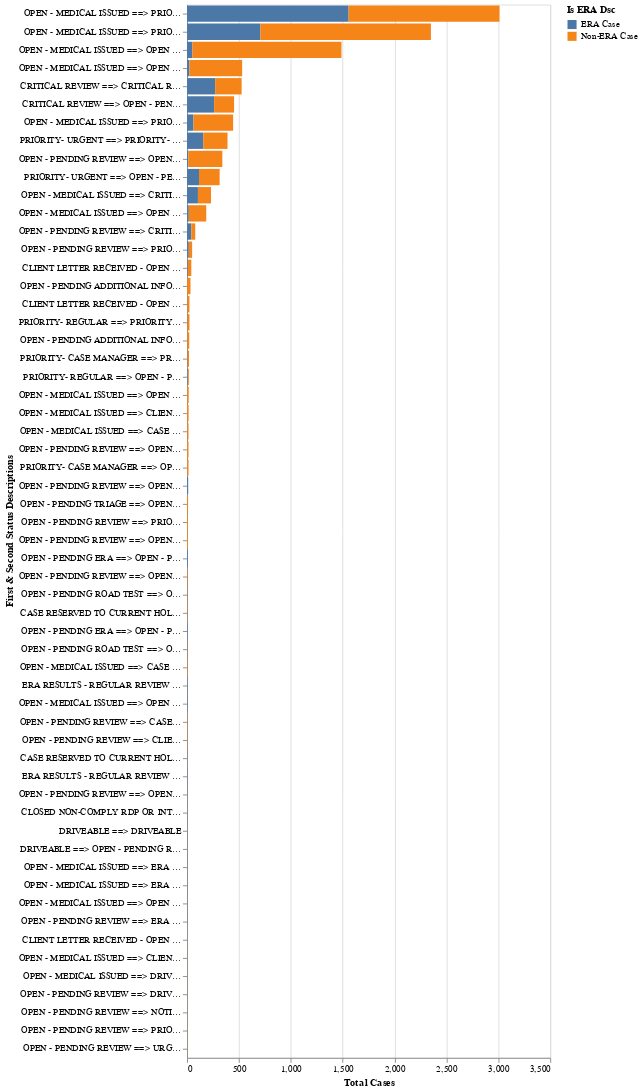

The notebook cell this image was saved under:
### Markdown cell above
## Looking at cases grouped by First and Second Statuses combined

### Code cell
#hide

aggregation = {
    'Case Count': ('STATUS_COUNT','size'),
    'Total Status Change Count': ('STATUS_COUNT','sum')
}
case_summary_data_by_status_type = cases2018_df.groupby(['Is ERA Dsc', 'First & Second Status Descriptions']) \
.agg(** aggregation).reset_index()

print(f"Total Case Count: {case_summary_data_by_status_type['Case Count'].sum():,.0f}" )
print(f"Total Status Change Count: {case_summary_data_by_status_type['Total Status Change Count'].sum():,.0f}" )

bar1 = alt.Chart(case_summary_data_by_status_type).mark_bar().encode(
    alt.X('sum(Case Count):Q', title="Total Cases"),
    y= alt.Y('First & Second Status Descriptions',
            sort=alt.EncodingSortField(
                field="Case Count", op="sum",
                order="descending"
                )
            ),
    color='Is ERA Dsc', 
    #x = alt.X('Case Count', aggregate='sum', type='quantitative'),
    tooltip=['First & Second Status Descriptions', 'sum(Case Count):Q'],
    #row='SECOND_CASE_STATUS_CD:N'
)
bar1

### Figure 1 — Vega-Lite specification as saved in the notebook (floating-point values rounded to 4 significant figures)
{"config": {"view": {"continuousWidth": 400, "continuousHeight": 300}}, "data": {"name": "data-347e2762b386b11887f18da058c83393"}, "mark": "bar", "encoding": {"color": {"type": "nominal", "field": "Is ERA Dsc"}, "tooltip": [{"type": "nominal", "field": "First & Second Status Descriptions"}, {"type": "quantitative", "aggregate": "sum", "field": "Case Count"}], "x": {"type": "quantitative", "aggregate": "sum", "field": "Case Count", "title": "Total Cases"}, "y": {"type": "nominal", "field": "First & Second Status Descriptions", "sort": {"field": "Case Count", "op": "sum", "order": "descending"}}}, "$schema": "https://vega.github.io/schema/vega-lite/v4.8.1.json", "datasets": {"data-347e2762b386b11887f18da058c83393": [{"Is ERA Dsc": "ERA Case", "First & Second Status Descriptions": "CASE RESERVED TO CURRENT HOLDER ==> CASE RESERVED TO CURRENT HOLDER", "Case Count": 1, "Total Status Change Count": 6}, {"Is ERA Dsc": "ERA Case", "First & Second Status Descriptions": "CASE RESERVED TO CURRENT HOLDER ==> OPEN - PENDING REVIEW", "Case Count": 1, "Total Status Change Count": 5}, {"Is ERA Dsc": "ERA Case", "First & Second Status Descriptions": "CLIENT LETTER RECEIVED - OPEN ==> CLIENT LETTER RECEIVED - OPEN", "Case Count": 7, "Total Status Change Count": 40}, {"Is ERA Dsc": "ERA Case", "First & Second Status Descriptions": "CLIENT LETTER RECEIVED - OPEN ==> OPEN - PENDING REVIEW", "Case Count": 2, "Total Status Change Count": 15}, {"Is ERA Dsc": "ERA Case", "First & Second Status Descriptions": "CLOSED NON-COMPLY RDP OR INTERLOCK ==> OPEN - PENDING REVIEW", "Case Count": 1, "Total Status Change Count": 14}, {"Is ERA Dsc": "ERA Case", "First & Second Status Descriptions": "CRITICAL REVIEW ==> CRITICAL REVIEW", "Case Count": 271, "Total Status Change Count": 1647}, {"Is ERA Dsc": "ERA Case", "First & Second Status Descriptions": "CRITICAL REVIEW ==> OPEN - PENDING REVIEW", "Case Count": 261, "Total Status Change Count": 1570}, {"Is ERA Dsc": "ERA Case", "First & Second Status Descriptions": "DRIVEABLE ==> DRIVEABLE", "Case Count": 1, "Total Status Change Count": 6}, {"Is ERA Dsc": "ERA Case", "First & Second Status Descriptions": "DRIVEABLE ==> OPEN - PENDING REVIEW", "Case Count": 1, "Total Status Change Count": 8}, {"Is ERA Dsc": "ERA Case", "First & Second Status Descriptions": "ERA RESULTS - REGULAR REVIEW ==> ERA RESULTS - REGULAR REVIEW", "Case Count": 2, "Total Status Change Count": 5}, {"Is ERA Dsc": "ERA Case", "First & Second Status Descriptions": "ERA RESULTS - REGULAR REVIEW ==> OPEN - PENDING REVIEW", "Case Count": 3, "Total Status Change Count": 7}, {"Is ERA Dsc": "ERA Case", "First & Second Status Descriptions": "OPEN - MEDICAL ISSUED ==> CASE RESERVED TO CURRENT HOLDER", "Case Count": 2, "Total Status Change Count": 16}, {"Is ERA Dsc": "ERA Case", "First & Second Status Descriptions": "OPEN - MEDICAL ISSUED ==> CRITICAL REVIEW", "Case Count": 105, "Total Status Change Count": 635}, {"Is ERA Dsc": "ERA Case", "First & Second Status Descriptions": "OPEN - MEDICAL ISSUED ==> ERA RESULTS - IMMEDIATE REVIEW", "Case Count": 1, "Total Status Change Count": 2}, {"Is ERA Dsc": "ERA Case", "First & Second Status Descriptions": "OPEN - MEDICAL ISSUED ==> ERA RESULTS - REGULAR REVIEW", "Case Count": 1, "Total Status Change Count": 5}, {"Is ERA Dsc": "ERA Case", "First & Second Status Descriptions": "OPEN - MEDICAL ISSUED ==> OPEN - MEDICAL ISSUED", "Case Count": 1, "Total Status Change Count": 7}, {"Is ERA Dsc": "ERA Case", "First & Second Status Descriptions": "OPEN - MEDICAL ISSUED ==> OPEN - PENDING ADDITIONAL INFORMATION", "Case Count": 23, "Total Status Change Count": 182}, {"Is ERA Dsc": "ERA Case", "First & Second Status Descriptions": "OPEN - MEDICAL ISSUED ==> OPEN - PENDING ERA", "Case Count": 3, "Total Status Change Count": 14}, {"Is ERA Dsc": "ERA Case", "First & Second Status Descriptions": "OPEN - MEDICAL ISSUED ==> OPEN - PENDING REVIEW", "Case Count": 52, "Total Status Change Count": 371}, {"Is ERA Dsc": "ERA Case", "First & Second Status Descriptions": "OPEN - MEDICAL ISSUED ==> OPEN - PENDING ROAD TEST", "Case Count": 1, "Total Status Change Count": 10}, {"Is ERA Dsc": "ERA Case", "First & Second Status Descriptions": "OPEN - MEDICAL ISSUED ==> OPEN - PENDING TRIAGE", "Case Count": 17, "Total Status Change Count": 128}, {"Is ERA Dsc": "ERA Case", "First & Second Status Descriptions": "OPEN - MEDICAL ISSUED ==> PRIORITY- CASE MANAGER", "Case Count": 62, "Total Status Change Count": 352}, {"Is ERA Dsc": "ERA Case", "First & Second Status Descriptions": "OPEN - MEDICAL ISSUED ==> PRIORITY- REGULAR", "Case Count": 707, "Total Status Change Count": 3715}, {"Is ERA Dsc": "ERA Case", "First & Second Status Descriptions": "OPEN - MEDICAL ISSUED ==> PRIORITY- URGENT", "Case Count": 1557, "Total Status Change Count": 7527}, {"Is ERA Dsc": "ERA Case", "First & Second Status Descriptions": "OPEN - PENDING ADDITIONAL INFORMATION ==> OPEN - PENDING ADDITIONAL INFORMATION", "Case Count": 1, "Total Status Change Count": 8}, {"Is ERA Dsc": "ERA Case", "First & Second Status Descriptions": "OPEN - PENDING ADDITIONAL INFORMATION ==> OPEN - PENDING REVIEW", "Case Count": 2, "Total Status Change Count": 13}, {"Is ERA Dsc": "ERA Case", "First & Second Status Descriptions": "OPEN - PENDING ERA ==> OPEN - PENDING ERA", "Case Count": 7, "Total Status Change Count": 28}, {"Is ERA Dsc": "ERA Case", "First & Second Status Descriptions": "OPEN - PENDING ERA ==> OPEN - PENDING REVIEW", "Case Count": 4, "Total Status Change Count": 22}, {"Is ERA Dsc": "ERA Case", "First & Second Status Descriptions": "OPEN - PENDING REVIEW ==> CRITICAL REVIEW", "Case Count": 41, "Total Status Change Count": 272}, {"Is ERA Dsc": "ERA Case", "First & Second Status Descriptions": "OPEN - PENDING REVIEW ==> ERA RESULTS - REGULAR REVIEW", "Case Count": 1, "Total Status Change Count": 2}, {"Is ERA Dsc": "ERA Case", "First & Second Status Descriptions": "OPEN - PENDING REVIEW ==> OPEN - PENDING ADDITIONAL INFORMATION", "Case Count": 12, "Total Status Change Count": 89}, {"Is ERA Dsc": "ERA Case", "First & Second Status Descriptions": "OPEN - PENDING REVIEW ==> OPEN - PENDING ERA", "Case Count": 11, "Total Status Change Count": 41}, {"Is ERA Dsc": "ERA Case", "First & Second Status Descriptions": "OPEN - PENDING REVIEW ==> OPEN - PENDING REVIEW", "Case Count": 1, "Total Status Change Count": 4}, {"Is ERA Dsc": "ERA Case", "First & Second Status Descriptions": "OPEN - PENDING REVIEW ==> OPEN - PENDING ROAD TEST", "Case Count": 1, "Total Status Change Count": 6}, {"Is ERA Dsc": "ERA Case", "First & Second Status Descriptions": "OPEN - PENDING REVIEW ==> OPEN - PENDING TRIAGE", "Case Count": 1, "Total Status Change Count": 7}, {"Is ERA Dsc": "ERA Case", "First & Second Status Descriptions": "OPEN - PENDING REVIEW ==> PRIORITY- URGENT", "Case Count": 17, "Total Status Change Count": 128}, {"Is ERA Dsc": "ERA Case", "First & Second Status Descriptions": "OPEN - PENDING ROAD TEST ==> OPEN - PENDING REVIEW", "Case Count": 2, "Total Status Change Count": 13}, {"Is ERA Dsc": "ERA Case", "First & Second Status Descriptions": "OPEN - PENDING ROAD TEST ==> OPEN - PENDING ROAD TEST", "Case Count": 2, "Total Status Change Count": 14}, {"Is ERA Dsc": "ERA Case", "First & Second Status Descriptions": "OPEN - PENDING TRIAGE ==> OPEN - PENDING TRIAGE", "Case Count": 1, "Total Status Change Count": 8}, {"Is ERA Dsc": "ERA Case", "First & Second Status Descriptions": "PRIORITY- CASE MANAGER ==> OPEN - PENDING REVIEW", "Case Count": 1, "Total Status Change Count": 10}, {"Is ERA Dsc": "ERA Case", "First & Second Status Descriptions": "PRIORITY- CASE MANAGER ==> PRIORITY- CASE MANAGER", "Case Count": 4, "Total Status Change Count": 27}, {"Is ERA Dsc": "ERA Case", "First & Second Status Descriptions": "PRIORITY- REGULAR ==> OPEN - PENDING REVIEW", "Case Count": 7, "Total Status Change Count": 51}, {"Is ERA Dsc": "ERA Case", "First & Second Status Descriptions": "PRIORITY- REGULAR ==> PRIORITY- REGULAR", "Case Count": 3, "Total Status Change Count": 18}, {"Is ERA Dsc": "ERA Case", "First & Second Status Descriptions": "PRIORITY- URGENT ==> OPEN - PENDING REVIEW", "Case Count": 115, "Total Status Change Count": 787}, {"Is ERA Dsc": "ERA Case", "First & Second Status Descriptions": "PRIORITY- URGENT ==> PRIORITY- URGENT", "Case Count": 156, "Total Status Change Count": 1090}, {"Is ERA Dsc": "Non-ERA Case", "First & Second Status Descriptions": "CASE RESERVED TO CURRENT HOLDER ==> CASE RESERVED TO CURRENT HOLDER", "Case Count": 3, "Total Status Change Count": 14}, {"Is ERA Dsc": "Non-ERA Case", "First & Second Status Descriptions": "CASE RESERVED TO CURRENT HOLDER ==> OPEN - PENDING REVIEW", "Case Count": 1, "Total Status Change Count": 4}, {"Is ERA Dsc": "Non-ERA Case", "First & Second Status Descriptions": "CLIENT LETTER RECEIVED - OPEN ==> CLIENT LETTER RECEIVED - OPEN", "Case Count": 34, "Total Status Change Count": 118}, {"Is ERA Dsc": "Non-ERA Case", "First & Second Status Descriptions": "CLIENT LETTER RECEIVED - OPEN ==> OPEN - PENDING REVIEW", "Case Count": 21, "Total Status Change Count": 68}, {"Is ERA Dsc": "Non-ERA Case", "First & Second Status Descriptions": "CLIENT LETTER RECEIVED - OPEN RDP ==> OPEN - PENDING REVIEW", "Case Count": 1, "Total Status Change Count": 3}, {"Is ERA Dsc": "Non-ERA Case", "First & Second Status Descriptions": "CRITICAL REVIEW ==> CRITICAL REVIEW", "Case Count": 255, "Total Status Change Count": 955}, {"Is ERA Dsc": "Non-ERA Case", "First & Second Status Descriptions": "CRITICAL REVIEW ==> OPEN - PENDING REVIEW", "Case Count": 192, "Total Status Change Count": 755}, {"Is ERA Dsc": "Non-ERA Case", "First & Second Status Descriptions": "OPEN - MEDICAL ISSUED ==> CASE REFERRED TO RDP - OPEN", "Case Count": 4, "Total Status Change Count": 8}, {"Is ERA Dsc": "Non-ERA Case", "First & Second Status Descriptions": "OPEN - MEDICAL ISSUED ==> CASE RESERVED TO CURRENT HOLDER", "Case Count": 12, "Total Status Change Count": 29}, {"Is ERA Dsc": "Non-ERA Case", "First & Second Status Descriptions": "OPEN - MEDICAL ISSUED ==> CLIENT LETTER RECEIVED - OPEN", "Case Count": 15, "Total Status Change Count": 34}, {"Is ERA Dsc": "Non-ERA Case", "First & Second Status Descriptions": "OPEN - MEDICAL ISSUED ==> CLIENT LETTER RECEIVED - OPEN RDP", "Case Count": 1, "Total Status Change Count": 2}, {"Is ERA Dsc": "Non-ERA Case", "First & Second Status Descriptions": "OPEN - MEDICAL ISSUED ==> CRITICAL REVIEW", "Case Count": 126, "Total Status Change Count": 482}, {"Is ERA Dsc": "Non-ERA Case", "First & Second Status Descriptions": "OPEN - MEDICAL ISSUED ==> DRIVER FITNESS APPEAL- FURTHER INFO REQUIRED", "Case Count": 1, "Total Status Change Count": 4}, {"Is ERA Dsc": "Non-ERA Case", "First & Second Status Descriptions": "OPEN - MEDICAL ISSUED ==> OPEN - MEDICAL ISSUED", "Case Count": 15, "Total Status Change Count": 54}, {"Is ERA Dsc": "Non-ERA Case", "First & Second Status Descriptions": "OPEN - MEDICAL ISSUED ==> OPEN - PENDING ADDITIONAL INFORMATION", "Case Count": 508, "Total Status Change Count": 1791}, {"Is ERA Dsc": "Non-ERA Case", "First & Second Status Descriptions": "OPEN - MEDICAL ISSUED ==> OPEN - PENDING REVIEW", "Case Count": 1436, "Total Status Change Count": 3138}, {"Is ERA Dsc": "Non-ERA Case", "First & Second Status Descriptions": "OPEN - MEDICAL ISSUED ==> OPEN - PENDING TRIAGE", "Case Count": 168, "Total Status Change Count": 661}, {"Is ERA Dsc": "Non-ERA Case", "First & Second Status Descriptions": "OPEN - MEDICAL ISSUED ==> PRIORITY- CASE MANAGER", "Case Count": 382, "Total Status Change Count": 969}, {"Is ERA Dsc": "Non-ERA Case", "First & Second Status Descriptions": "OPEN - MEDICAL ISSUED ==> PRIORITY- REGULAR", "Case Count": 1643, "Total Status Change Count": 4562}, {"Is ERA Dsc": "Non-ERA Case", "First & Second Status Descriptions": "OPEN - MEDICAL ISSUED ==> PRIORITY- URGENT", "Case Count": 1454, "Total Status Change Count": 3764}, {"Is ERA Dsc": "Non-ERA Case", "First & Second Status Descriptions": "OPEN - PENDING ADDITIONAL INFORMATION ==> OPEN - PENDING ADDITIONAL INFORMATION", "Case Count": 32, "Total Status Change Count": 109}, {"Is ERA Dsc": "Non-ERA Case", "First & Second Status Descriptions": "OPEN - PENDING ADDITIONAL INFORMATION ==> OPEN - PENDING REVIEW", "Case Count": 19, "Total Status Change Count": 75}, {"Is ERA Dsc": "Non-ERA Case", "First & Second Status Descriptions": "OPEN - PENDING REVIEW ==> CASE RESERVED TO CURRENT HOLDER", "Case Count": 3, "Total Status Change Count": 9}, {"Is ERA Dsc": "Non-ERA Case", "First & Second Status Descriptions": "OPEN - PENDING REVIEW ==> CLIENT LETTER RECEIVED - OPEN", "Case Count": 3, "Total Status Change Count": 10}, {"Is ERA Dsc": "Non-ERA Case", "First & Second Status Descriptions": "OPEN - PENDING REVIEW ==> CRITICAL REVIEW", "Case Count": 38, "Total Status Change Count": 165}, {"Is ERA Dsc": "Non-ERA Case", "First & Second Status Descriptions": "OPEN - PENDING REVIEW ==> DRIVEABLE- ADDITIONAL INFO REQUIRED", "Case Count": 1, "Total Status Change Count": 3}, {"Is ERA Dsc": "Non-ERA Case", "First & Second Status Descriptions": "OPEN - PENDING REVIEW ==> NOTICE TO CANCEL - NOTICE SENT", "Case Count": 1, "Total Status Change Count": 2}, {"Is ERA Dsc": "Non-ERA Case", "First & Second Status Descriptions": "OPEN - PENDING REVIEW ==> OPEN - MEDICAL ISSUED", "Case Count": 8, "Total Status Change Count": 18}, {"Is ERA Dsc": "Non-ERA Case", "First & Second Status Descriptions": "OPEN - PENDING REVIEW ==> OPEN - PENDING ADDITIONAL INFORMATION", "Case Count": 328, "Total Status Change Count": 1111}, {"Is ERA Dsc": "Non-ERA Case", "First & Second Status Descriptions": "OPEN - PENDING REVIEW ==> OPEN - PENDING REVIEW", "Case Count": 5, "Total Status Change Count": 16}, {"Is ERA Dsc": "Non-ERA Case", "First & Second Status Descriptions": "OPEN - PENDING REVIEW ==> OPEN - PENDING ROAD TEST", "Case Count": 1, "Total Status Change Count": 2}, {"Is ERA Dsc": "Non-ERA Case", "First & Second Status Descriptions": "OPEN - PENDING REVIEW ==> OPEN - PENDING TRIAGE", "Case Count": 13, "Total Status Change Count": 30}, {"Is ERA Dsc": "Non-ERA Case", "First & Second Status Descriptions": "OPEN - PENDING REVIEW ==> PRIORITY- CASE MANAGER", "Case Count": 1, "Total Status Change Count": 2}, {"Is ERA Dsc": "Non-ERA Case", "First & Second Status Descriptions": "OPEN - PENDING REVIEW ==> PRIORITY- REGULAR", "Case Count": 9, "Total Status Change Count": 36}, {"Is ERA Dsc": "Non-ERA Case", "First & Second Status Descriptions": "OPEN - PENDING REVIEW ==> PRIORITY- URGENT", "Case Count": 32, "Total Status Change Count": 131}, {"Is ERA Dsc": "Non-ERA Case", "First & Second Status Descriptions": "OPEN - PENDING REVIEW ==> URGENT CANCELLATION - CANCELLED", "Case Count": 1, "Total Status Change Count": 2}, {"Is ERA Dsc": "Non-ERA Case", "First & Second Status Descriptions": "OPEN - PENDING ROAD TEST ==> OPEN - PENDING REVIEW", "Case Count": 3, "Total Status Change Count": 6}, {"Is ERA Dsc": "Non-ERA Case", "First & Second Status Descriptions": "OPEN - PENDING ROAD TEST ==> OPEN - PENDING ROAD TEST", "Case Count": 2, "Total Status Change Count": 4}, {"Is ERA Dsc": "Non-ERA Case", "First & Second Status Descriptions": "OPEN - PENDING TRIAGE ==> OPEN - PENDING TRIAGE", "Case Count": 9, "Total Status Change Count": 23}, {"Is ERA Dsc": "Non-ERA Case", "First & Second Status Descriptions": "PRIORITY- CASE MANAGER ==> OPEN - PENDING REVIEW", "Case Count": 13, "Total Status Change Count": 36}, {"Is ERA Dsc": "Non-ERA Case", "First & Second Status Descriptions": "PRIORITY- CASE MANAGER ==> PRIORITY- CASE MANAGER", "Case Count": 15, "Total Status Change Count": 46}, {"Is ERA Dsc": "Non-ERA Case", "First & Second Status Descriptions": "PRIORITY- REGULAR ==> OPEN - PENDING REVIEW", "Case Count": 10, "Total Status Change Count": 43}, {"Is ERA Dsc": "Non-ERA Case", "First & Second Status Descriptions": "PRIORITY- REGULAR ==> PRIORITY- REGULAR", "Case Count": 20, "Total Status Change Count": 69}, {"Is ERA Dsc": "Non-ERA Case", "First & Second Status Descriptions": "PRIORITY- URGENT ==> OPEN - PENDING REVIEW", "Case Count": 199, "Total Status Change Count": 839}, {"Is ERA Dsc": "Non-ERA Case", "First & Second Status Descriptions": "PRIORITY- URGENT ==> PRIORITY- URGENT", "Case Count": 234, "Total Status Change Count": 927}]}}
